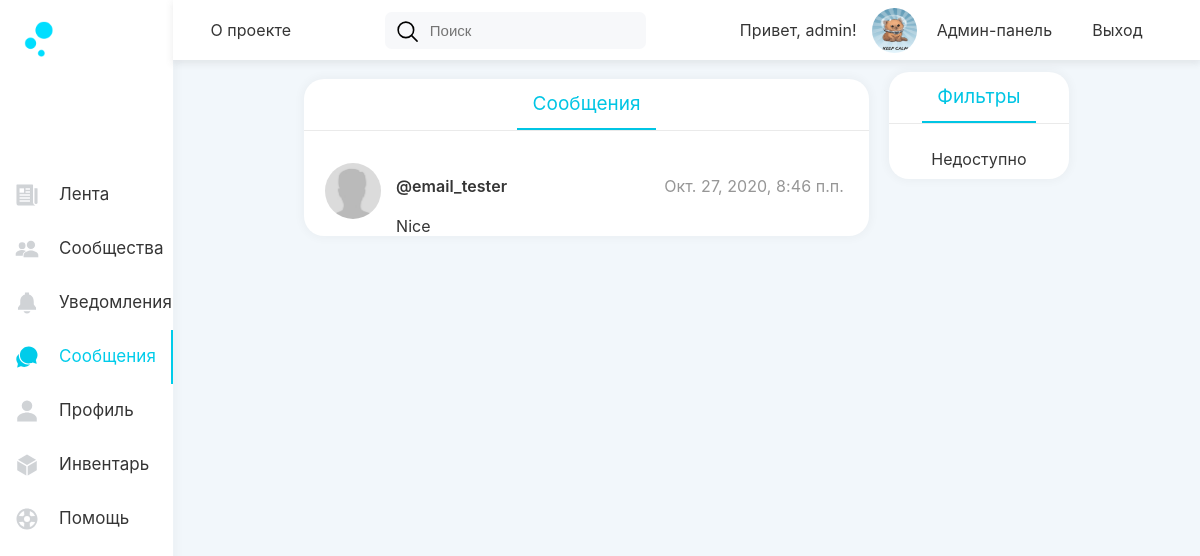
The app's page /conversations/ (signed in), older data.
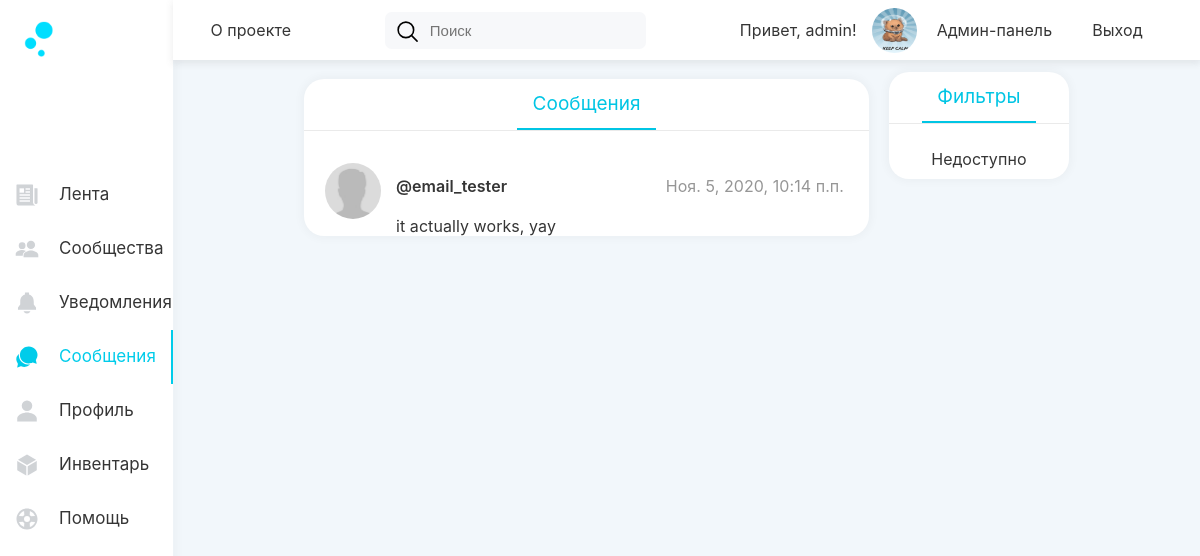
The same page, newer data.
### personal_messages/models.py (models this page shows, shortened)
class Dialog(models.Model):
    owner = models.ForeignKey(User, on_delete=models.CASCADE, related_name='conversation_owners')
    user = models.ForeignKey(User, on_delete=models.CASCADE, related_name='conversation_users')
    messages = models.ManyToManyField(DialogMessage)
    last_view = models.DateTimeField(default=datetime.datetime.now)
    last_interact = models.DateTimeField(default=datetime.datetime.now)
    def get_last_message(self):
        if self.is_empty():
            return "Сообщения отсутствуют"
        return self.messages.all().latest('date_time')
    def is_empty(self):
        return len(self.messages.all()) == 0

class DialogMessage(models.Model):
    user = models.ForeignKey(User, on_delete=models.CASCADE)
    text = models.TextField()
    date_time = models.DateTimeField()

### personal_messages/views.py (the view)
# urls.py: path('', views.DialogsList.as_view(), name='conversations'),
class DialogsList(View):
    def get(self, request):
        context = dict()
        context['current_app_name'] = "personal_messages"
        if request.user.is_authenticated:
            dialog_list = request.user.dialog_list.dialogs.all()
            unread_messages = []
            for dialog in dialog_list:
                unread_messages.append(dialog.messages.filter(date_time__gt=dialog.last_view).count())
            context['dialogs'] = list(zip(dialog_list, unread_messages))
            return render(request, 'personal_messages/aero/dialog_list.html', context)
        else:
            return HttpResponseRedirect('/auth/login')

### UserProfile/models.py (called while the page is built)
    def get_avatar_url(self):
        if self.avatar is None or str(self.avatar) == "/static/profile.jpg":
            return "/static/aero/profile/img/avatar.jpg"
        return "/media/"+str(self.avatar)

### personal_messages/templates/personal_messages/aero/dialog_list.html (shortened to what this page needs)
{% extends "aero/base_page.html" %}
{% block main_content %}
<div class="content-columns" id="content-columns">
    <div class="wide-content-column">
        <div class="content-box wide">
            <div class="content-header">
                <div class="header">
                    Сообщения
                </div>
            </div>
            <div class="content">
                <div class="message-table" id="messages">
                    {% for dialog in dialogs %}
                    <div class="message-row">
                        <div class="message-avatar">
                            <a class="message-avatar-link" href="/profile/{{dialog.0.user}}">
                                <img src="{{ dialog.0.user.profile.get_avatar_url }}" \>
                            </a>
                        </div>
                        <a class="message-info" href="/conversations/user/{{ dialog.0.user.id }}">
                            <div class="message-info-upper">
                                <div class="message-info-author">@{{ dialog.0.user }}</div>
                                <div class="message-info-date">{{ dialog.0.last_interact }}</div>
                            </div>
                            <div class="message-info-lower">
                                <div class="message-info-text">
                                    {% if dialog.0.is_empty %}
                                    Сообщения отсутствуют
                                    {% else %}
                                    {{dialog.0.get_last_message.text|truncatechars:100 }}
                                    {% endif %}
                                </div>
                            </div>
                        </a>
                    </div>
                    {% endfor %}
                </div>
            </div>
        </div>
    </div>
    <div class="content-column center-text">
        <div class="sticky-content">
            <div class="content-box">
                <div class="content-header">
                    <div class="header">
                        Фильтры
                    </div>
                </div>
                <div class="content">
                    <div class="text-content">
                        Недоступно
                    </div>
                </div>
            </div>
        </div>
    </div>
</div>
{% endblock %}

Row changes from the older to the newer data that the page shows:
changed Dialog "email_tester": last_interact "Окт. 27, 2020, 8:46 п.п." → "Ноя. 5, 2020, 10:14 п.п."; id.text "Nice" → "it actually works, yay"
